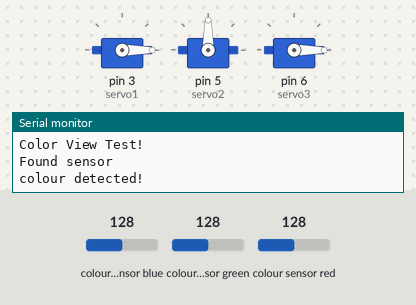
Recording of a sketch running on a simulated Arduino Uno, built with avr-gcc and run on an emulated ATmega328P. Parts: 3 × servo, the last lines printed to the serial monitor. The test bench sets the inputs (shaded band); at power-on: colour sensor blue 128, colour sensor green 128, colour sensor red 128.

Above: at 0.67 s.
1.3 s: colour sensor blue set to 191
At 1.97 s:
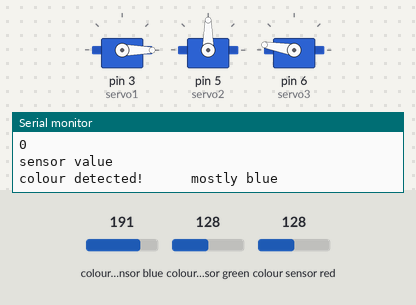
4.8 s: colour sensor green set to 189
At 4.95 s:
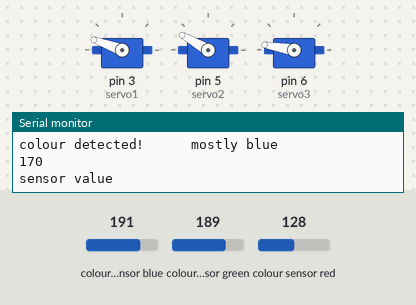
8.3 s: colour sensor green set to 195
At 9.6 s:
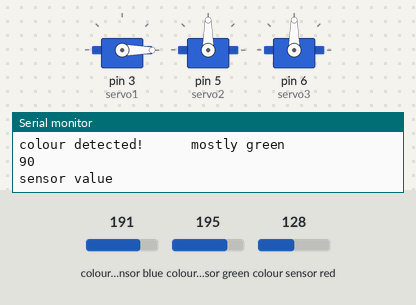
11.8 s: colour sensor red set to 192
15.3 s: colour sensor red set to 198
At 17.06 s:
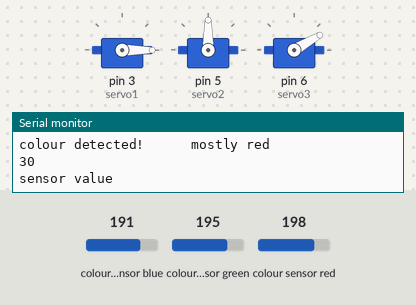
18.8 s: colour sensor blue set to 250
Timing chart, 0 to 23.3 s (numbered marks = the images above; inputs shaded):
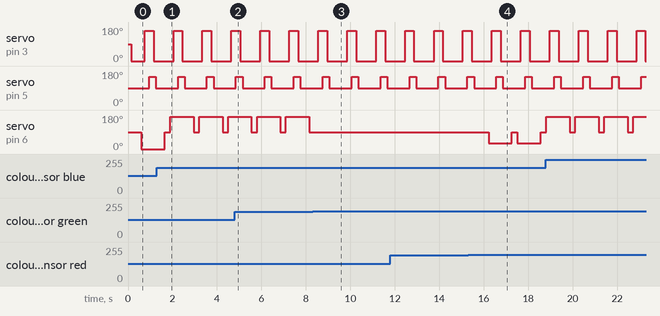

Measured:
- the behaviour switches between 191 and 192 on colour sensor green (found by bisection; images 2 and 3)
- the behaviour switches between 195 and 196 on colour sensor red (found by bisection; images 3 and 4)
- after the input at 8.3 s, servo on pin 6 (servo3): stops changing and stays 90°
- after the input at 15.3 s, servo on pin 6 (servo3): alternates 90° for 0.25 s and 30° for 1.1 s, starting after 0.92 s
- by itself, servo on pin 3 (servo1): alternates 160° for 0.40 s and 0° for 0.90 s
- by itself, servo on pin 5 (servo2): alternates 150° for 0.30 s and 90° for 1.0 s
- by itself, servo on pin 6 (servo3): alternates 170° for 1.1 s and 90° for 0.25 s

The sketch:

Cilia.ino
```cpp
// Working colour turning sketch with hexcilia. no local comms
#include <Wire.h>
#include <Servo.h>
#include "Adafruit_TCS34725.h"
//
Servo servo1;  // create servo object to control a servo
Servo servo2;
Servo servo3;
Servo servo4;
byte gammatable[256];
int val;
int digitalout=13;
int inN=8;
int inSE=16;
int inS=17;
int inSW=18;
int inNW=19;
int masterjumper=A0;
int inNE=A1;

#define redpin 3
#define greenpin 5
#define bluepin 6
// for a common anode LED, connect the common pin to +5V
// for common cathode, connect the common to ground
// set to false if using a common cathode LED
#define commonAnode true

Adafruit_TCS34725 tcs = Adafruit_TCS34725(TCS34725_INTEGRATIONTIME_50MS, TCS34725_GAIN_4X);
/////////////////////////////

void setup() {


  Serial.begin(9600);
  Serial.println("Color View Test!");
  if (tcs.begin()) {
    Serial.println("Found sensor");
  } else {
    Serial.println("No TCS34725 found ... check your connections");
    while (1); // halt!
  }

  for (int i=0; i<256; i++) {
    float x = i;
    x /= 255;
    x = pow(x, 2.5);
    x *= 255;

    if (commonAnode) {
      gammatable[i] = 255 - x;
    } else {
      gammatable[i] = x;
    }
  }
}

void loop() {

  //startup position
    servo1.attach(3);
    servo2.attach(5);
    servo3.attach(6);
    delay(50);

    servo1.write(0);            // tip return
    delay(100);
    servo2.write(90);           // middle return
    delay(100);
    servo3.write(90);
    delay(100);
    servo1.detach();
    servo2.detach();
    servo3.detach();
    delay(50);


  uint16_t clear, red, green, blue;
  tcs.setInterrupt(false);      // turn on LED
  delay(50);  // takes 50ms to read
  tcs.getRawData(&red, &green, &blue, &clear);
  tcs.setInterrupt(true);  // turn off LED


if (clear > 1500){
  servo1.attach(3);
  servo2.attach(5);
  servo3.attach(6);
 // servo4.attach(9);
      Serial.print("colour detected!  ");
      // Figure out some basic hex code for visualization
      uint32_t sum = clear;
      float r, g, b;
      r = red; r /= sum;
      g = green; g /= sum;
      b = blue; b /= sum;
      r *= 256; g *= 256; b *= 256;
      Serial.print("\t");
      if (r>g && r>b){ Serial.print("\tmostly red\t");
        val = 30;}
      if (g>r && g>b){ Serial.print("\tmostly green\t");
        val = 90;}
      if (b>r && b>g){ Serial.print("\tmostly blue\t");
        val = 170;}
     Serial.println();

 //////
    // val = analogRead(potpin);            // reads the value of the potentiometer (value between 0 and 1023)
    // val = map(val, 0, 1023, 0, 180);     // scale it to use it with the servo (value between 0 and 180)
     servo3.write(val);                  // sets the servo position according to the scaled value
     delay(100);
     Serial.println(val);
     Serial.println("sensor value");
     delay(50);


     servo1.write(160);            // tip bending
     delay(200);
     //Serial.println("power stroke");
     servo2.write(150);           // middle stroke
     delay(200);
     //Serial.println("tip beinding");
     servo1.write(0);            // tip return
     delay(100);
     //Serial.println("return stroke");
     servo2.write(90);           // middle return
     delay(100);
     //Serial.println("tip return");
  servo1.detach();
  servo2.detach();
  servo3.detach();
  delay(50);
  }
}
```
